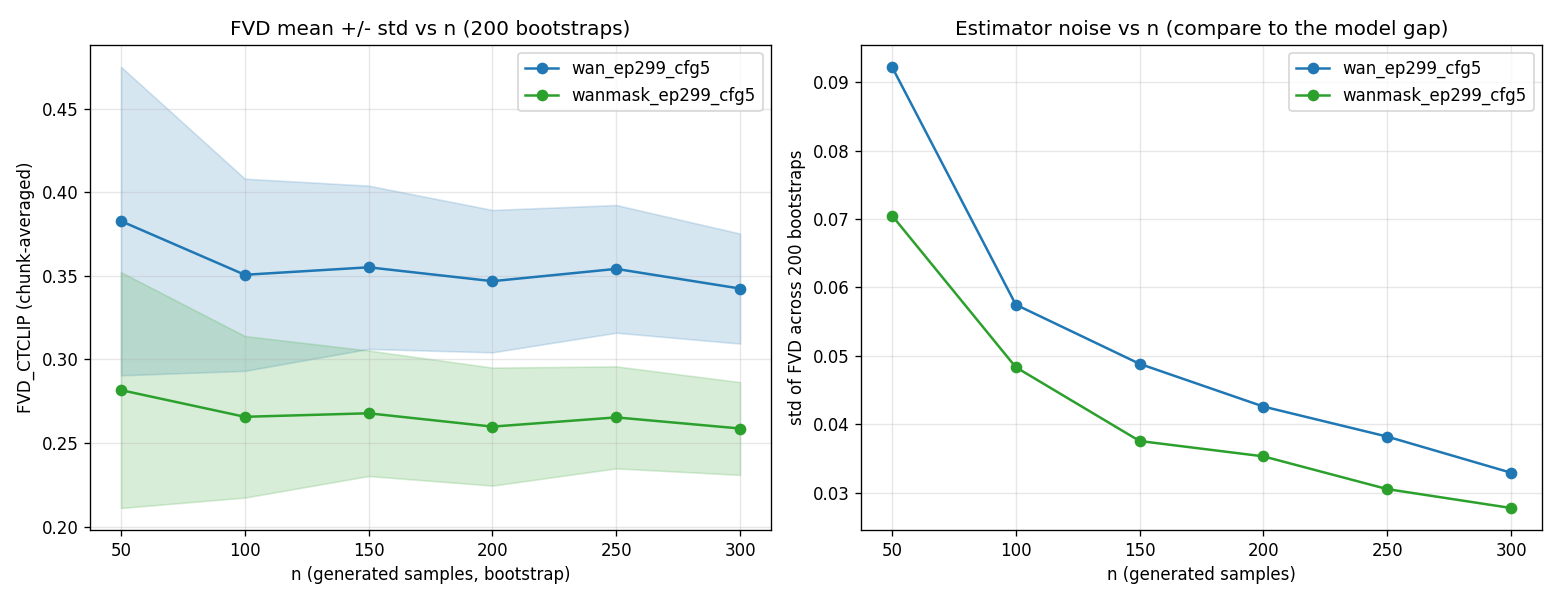

Recreate this plot in Python.
"""FVD_CTCLIP-vs-n reliability curve via volume-level bootstrap.

Question (user): FVD has only ever been reported at a single n. How much of the
wan-vs-wan_mask gap (0.369 vs 0.284) is estimator noise, and at what n does that noise
drop below the gap?

Method mirrors `fid_bootstrap_ncurve.py`, but the estimator is structurally different and
that changes what is resampled. FVD is not one distance over n samples: upstream groups
volumes into strata of CHUNK=4, takes a Frechet distance per stratum, and averages
(`evaluate_fvd.py`). So a bootstrap draw here resamples VOLUME PAIRS with replacement
(gen_i and its stem-matched gt_i move together — FVD pairs by stem, there is no fixed
reference set as in FID), then re-chunks the draw into groups of 4 and averages per-group
distances. Sampling is with replacement, matching the FID curve so the two are comparable.

Everything runs off the cached 18-d profiles (`fvd_profiles_dump.py`), so no GPU and no
volume I/O — the per-group distance is the unchanged upstream `compute_fvd`.

Gate: recomputing over the full 300 in file order must reproduce the model's published
`fvd_ctclip.json` exactly. If it does, every point on the curve is comparable to the
numbers already reported in the eval dirs.
"""

import contextlib
import io
import json
from pathlib import Path

import numpy as np

from src.eval.tasks._fvd_ctclip import _load_upstream

HERE = Path(__file__).parent
PROFILES = HERE / "_profiles"
N_GRID = [50, 100, 150, 200, 250, 300]
N_BOOT = 200
SEED = 0

# tag → the eval dir whose published FVD_CTCLIP the gate must reproduce
MODELS = {
    "wan_ep299_cfg5": "/workspace/outputs/report2ct_wan/cfg_sweep/eval_ep299_n300_sp0.75_1.3_cfg5",
    "wanmask_ep299_cfg5": "/workspace/outputs/report2ct_wan_mask/eval_ep299_n300_sp0.75_1.3_cfg5",
}


def fvd_from_profiles(
    gen: np.ndarray, gt: np.ndarray, compute_fvd, chunk: int
) -> float:
    """Upstream chunk-averaged FVD over already-extracted profiles.

    Args:
        gen: generated profiles ``(n, 18)``, in the order to be chunked.
        gt: stem-matched GT profiles ``(n, 18)`` (row i pairs with ``gen[i]``).

    Returns:
        Mean per-chunk Frechet distance — same reduction as ``compute_fvd_ctclip``.
    """
    scores = [
        # arg order (GT, gen) matches compute_fvd_ctclip, which matches upstream
        compute_fvd(gt[i : i + chunk], gen[i : i + chunk])
        for i in range(0, len(gen), chunk)
    ]
    return float(np.mean(scores))


def main() -> None:
    compute_fvd, efvd = _load_upstream()
    chunk = efvd.CHUNK  # 4, imported not hardcoded
    silence = io.StringIO()  # upstream compute_stats prints feats.shape per call

    results = {}
    for tag, eval_dir in MODELS.items():
        with np.load(PROFILES / f"{tag}.npz") as z:
            gen, gt = z["gen"], z["gt"]  # (V, 18) each
        V = len(gen)

        # ---- gate: full set, file order == the published production number ----
        with contextlib.redirect_stdout(silence):
            full = fvd_from_profiles(gen, gt, compute_fvd, chunk)
        published = json.loads((Path(eval_dir) / "fvd_ctclip.json").read_text())[
            "FVD_CTCLIP"
        ]
        print(
            f"[{tag}] V={V}  gate: recomputed {full:.6f} vs published {published:.6f} "
            f"(d={abs(full - published):.2e})",
            flush=True,
        )

        rng = np.random.default_rng(SEED)
        per_n = {}
        for n in N_GRID:
            vals = []
            with contextlib.redirect_stdout(silence):
                for _ in range(N_BOOT):
                    idx = rng.integers(0, V, size=n)  # pairs move together
                    vals.append(
                        fvd_from_profiles(gen[idx], gt[idx], compute_fvd, chunk)
                    )
            vals = np.array(vals)
            per_n[n] = {
                "mean": float(vals.mean()),
                "std": float(vals.std(ddof=1)),
                "min": float(vals.min()),
                "max": float(vals.max()),
            }
            print(
                f"  n={n:3d}: FVD_CTCLIP {vals.mean():.4f} +/- {vals.std(ddof=1):.4f}",
                flush=True,
            )

        results[tag] = {
            "full_V": V,
            "full_FVD_CTCLIP": full,
            "published_FVD_CTCLIP": published,
            "gate_abs_diff": abs(full - published),
            "bootstrap": per_n,
        }

    _report_gap(results)
    (HERE / "fvd_bootstrap_ncurve.json").write_text(json.dumps(results, indent=2))
    _plot(results)
    print(f"\nwrote {HERE / 'fvd_bootstrap_ncurve.json'} and .png", flush=True)


def _report_gap(results: dict) -> None:
    """Per-n significance of the two-model gap, in units of the bootstrap spread."""
    if len(results) != 2:
        return
    (a, ra), (b, rb) = results.items()
    print(f"\n=== {a} vs {b} gap vs noise ===", flush=True)
    for n in N_GRID:
        ma, sa = ra["bootstrap"][n]["mean"], ra["bootstrap"][n]["std"]
        mb, sb = rb["bootstrap"][n]["mean"], rb["bootstrap"][n]["std"]
        pooled = float(np.hypot(sa, sb))
        print(
            f"  n={n:3d}: gap {ma - mb:+.4f}  pooled std {pooled:.4f}  "
            f"→ {abs(ma - mb) / pooled:.1f} sigma",
            flush=True,
        )


def _plot(results: dict) -> None:
    import matplotlib

    matplotlib.use("Agg")
    import matplotlib.pyplot as plt

    fig, (ax1, ax2) = plt.subplots(1, 2, figsize=(13, 5))
    colors = {"wan_ep299_cfg5": "#1f77b4", "wanmask_ep299_cfg5": "#2ca02c"}
    for tag, r in results.items():
        c = colors.get(tag)
        m = np.array([r["bootstrap"][n]["mean"] for n in N_GRID])
        sd = np.array([r["bootstrap"][n]["std"] for n in N_GRID])
        ax1.plot(N_GRID, m, "-o", color=c, label=tag)
        ax1.fill_between(N_GRID, m - sd, m + sd, color=c, alpha=0.18)
        ax2.plot(N_GRID, sd, "-o", color=c, label=tag)
    ax1.set_xlabel("n (generated samples, bootstrap)")
    ax1.set_ylabel("FVD_CTCLIP (chunk-averaged)")
    ax1.set_title(f"FVD mean +/- std vs n ({N_BOOT} bootstraps)")
    ax1.legend()
    ax1.grid(alpha=0.3)
    ax2.set_xlabel("n (generated samples)")
    ax2.set_ylabel(f"std of FVD across {N_BOOT} bootstraps")
    ax2.set_title("Estimator noise vs n (compare to the model gap)")
    ax2.legend()
    ax2.grid(alpha=0.3)
    fig.tight_layout()
    fig.savefig(HERE / "fvd_bootstrap_ncurve.png", dpi=120)


if __name__ == "__main__":
    main()
